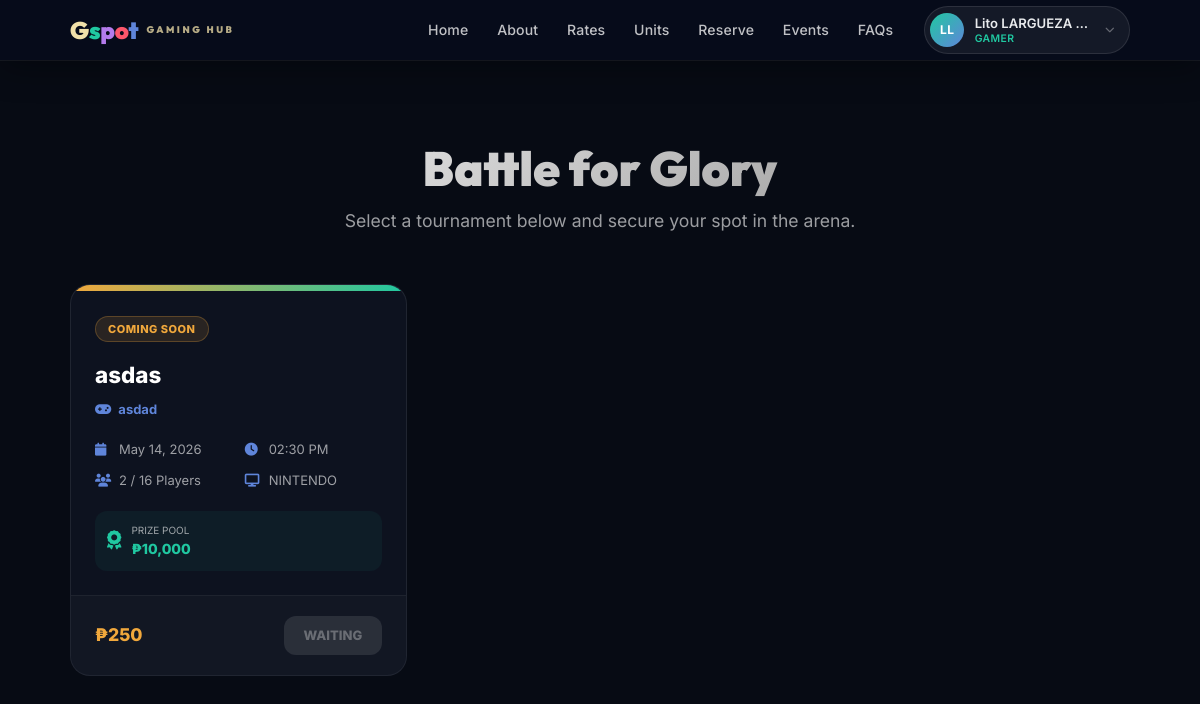
Before: /tournament_register.php (signed in) with the older database file.
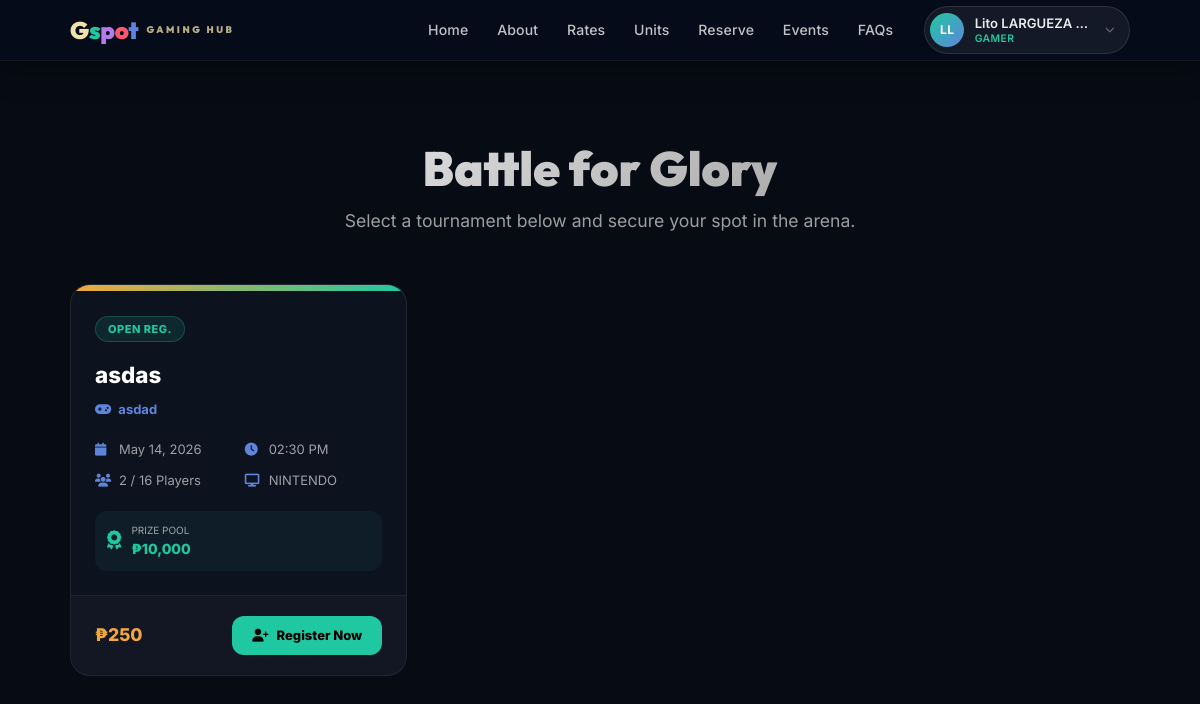
After: the same page with the newer database file.
### tables this page shows
CREATE TABLE `tournaments` (
  `tournament_id` int(11) NOT NULL,
  `tournament_name` varchar(150) NOT NULL,
  `game_id` int(11) DEFAULT NULL,
  `game_name` varchar(150) NOT NULL DEFAULT '',
  `console_type` varchar(50) NOT NULL,
  `start_date` datetime NOT NULL,
  `end_date` datetime NOT NULL,
  `entry_fee` decimal(10,2) NOT NULL DEFAULT 0.00,
  `prize_pool` decimal(10,2) NOT NULL DEFAULT 0.00,
  `max_participants` int(11) NOT NULL DEFAULT 16,
  `status` enum('upcoming','scheduled','ongoing','completed','cancelled') NOT NULL DEFAULT 'upcoming',
  `announcement` text DEFAULT NULL,
  `created_by` int(11) DEFAULT NULL,
  `created_at` datetime NOT NULL DEFAULT current_timestamp()
);

### tournament_register.php (the view, shortened to what the changed rows need)
<?php
require_once __DIR__ . '/includes/db_functions.php';
$openTournaments = [];
if (isset($conn)) {
    $res = $conn->query("
        SELECT t.*,
               (SELECT COUNT(*) FROM tournament_participants tp WHERE tp.tournament_id = t.tournament_id) as current_participants
        FROM tournaments t
        WHERE t.status IN ('scheduled', 'upcoming')
        ORDER BY t.start_date ASC
    ");
    if ($res) $openTournaments = $res->fetch_all(MYSQLI_ASSOC);
}
?>
<!DOCTYPE html>
<html lang="en">
<head>
    <link href="assets/libs/bootstrap/bootstrap.min.css" rel="stylesheet">
    <link href="assets/fonts/inter/inter.css" rel="stylesheet">
    <link href="assets/fonts/outfit/outfit.css" rel="stylesheet">
    <link rel="stylesheet" href="assets/libs/fontawesome/css/all.min.css">
    <link rel="stylesheet" href="assets/css/style.css">
</head>
<body>
    <div class="container">
        <div class="header-section">
            <h1>Battle for Glory</h1>
        </div>
        <?php if (empty($openTournaments)): ?>
            <div class="empty-state">
                <i class="fas fa-trophy"></i>
                <h3>No Open Tournaments</h3>
                <p>We're currently preparing our next big event. Stay tuned to our socials for announcements!</p>
                <a href="dashboard.php" class="btn-back">
                    <i class="fas fa-arrow-left"></i> Back to Dashboard
                </a>
            </div>
        <?php else: ?>
            <div class="tourn-grid">
                <?php foreach ($openTournaments as $t):
                    $isScheduled = $t['status'] === 'scheduled';
                    $isFull = (int)$t['current_participants'] >= (int)$t['max_participants'];
                    $canRegister = $isScheduled && !$isFull;
                ?>
                    <div class="tourn-card">
                        <div class="tourn-banner"></div>
                        <div class="tourn-body">
                            <span class="tourn-status status-<?= $t['status'] ?>">
                                <?= $t['status'] === 'scheduled' ? 'Open Reg.' : 'Coming Soon' ?>
                            </span>
                            <div class="tourn-name"><?= htmlspecialchars($t['tournament_name']) ?></div>
                            <div style="font-size:13px; color:var(--blue); font-weight:700; margin-bottom:12px;">
                                <i class="fas fa-gamepad" style="margin-right:4px;"></i> <?= htmlspecialchars($t['game_name']) ?>
                            </div>
                            <div class="tourn-meta">
                                <div class="meta-item"><i class="fas fa-calendar"></i> <?= date('M d, Y', strtotime($t['start_date'])) ?></div>
                                <div class="meta-item"><i class="fas fa-clock"></i> <?= date('h:i A', strtotime($t['start_date'])) ?></div>
                                <div class="meta-item"><i class="fas fa-users"></i> <?= $t['current_participants'] ?> / <?= $t['max_participants'] ?> Players</div>
                                <div class="meta-item"><i class="fas fa-display"></i> <?= htmlspecialchars($t['console_type']) ?></div>
                            </div>
                            <?php if ($t['prize_pool'] > 0): ?>
                            <div style="background:rgba(32,200,161,0.06); border-radius:12px; padding:12px; display:flex; align-items:center; gap:10px; margin-top:10px;">
                                <i class="fas fa-award" style="color:var(--mint); font-size:1.2rem;"></i>
                                <div>
                                    <div style="font-size:10px; color:var(--text-dim); text-transform:uppercase;">Prize Pool</div>
                                    <div style="font-size:14px; font-weight:800; color:var(--mint);">₱<?= number_format($t['prize_pool'],0) ?></div>
                                </div>
                            </div>
                            <?php endif; ?>
                        </div>
                        <div class="tourn-footer">
                            <div class="price-tag">
                                <?= (float)$t['entry_fee'] > 0 ? '₱' . number_format($t['entry_fee'], 0) : 'FREE' ?>
                            </div>
                            <?php if ($canRegister): ?>
                                <button class="btn-reg" onclick="openRegModal(<?= $t['tournament_id'] ?>, '<?= htmlspecialchars(addslashes($t['tournament_name'])) ?>')">
                                    <i class="fas fa-user-plus"></i> Register Now
                                </button>
                            <?php elseif ($isFull): ?>
                                <button class="btn-reg disabled" disabled>FULL</button>
                            <?php else: ?>
                                <button class="btn-reg disabled" disabled>WAITING</button>
                            <?php endif; ?>
                        </div>
                    </div>
                <?php endforeach; ?>
            </div>
        <?php endif; ?>
    </div>
</body>
</html>

Changed rows visible on the page:
changed tournaments "asdas": status "COMING SOON WAITING" → "OPEN REG. Register Now"
